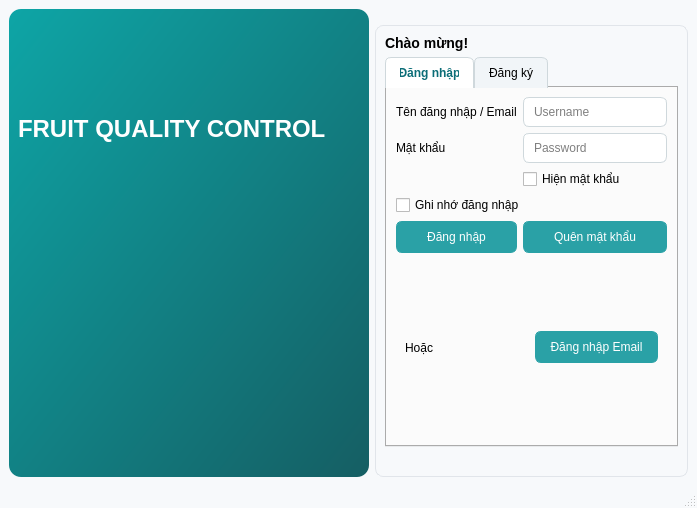
<?xml version="1.0" encoding="UTF-8"?>
<ui version="4.0">
 <class>MainWindow_LoginSignUp</class>
 <widget class="QMainWindow" name="MainWindow_LoginSignUp">
  <property name="geometry">
   <rect>
    <x>0</x>
    <y>0</y>
    <width>697</width>
    <height>508</height>
   </rect>
  </property>
  <property name="windowTitle">
   <string>Fruit ML - Authentication</string>
  </property>
  <property name="styleSheet">
   <string>
    * { font-family: &quot;Segoe UI&quot;; }
    QMainWindow { background: #f7f9fb; }
    QGroupBox { border: 1px solid #e1e5ea; border-radius: 8px; margin-top: 16px; }
    QGroupBox::title { subcontrol-origin: margin; subcontrol-position: top left; padding: 4px 8px; color: #0b6d77; font-weight: 600; }
    QPushButton { padding: 8px 14px; border-radius: 6px; border: 1px solid #2aa1a6; background: #2aa1a6; color: white; }
    QPushButton:hover { background: #238a8f; }
    QPushButton#btnLogout { background: #f44336; border-color: #f44336; }
    QLineEdit, QComboBox, QDateEdit, QTextEdit { border: 1px solid #cfd8dc; border-radius: 6px; padding: 6px 8px; background: white; }
    QTabBar::tab { padding: 8px 14px; border: 1px solid #cfd8dc; border-bottom: none; background: #f1f5f8; border-top-left-radius: 6px; border-top-right-radius: 6px; }
    QTabBar::tab:selected { background: white; color: #0b6d77; font-weight: 600; }
    QHeaderView::section { background:#e9f2f3; padding: 6px; border: none; border-right:1px solid #d7e3e4; }
    QTableView { gridline-color:#e3ecee; selection-background-color:#b2ebf2; selection-color:#003b40; }
    </string>
  </property>
  <widget class="QWidget" name="centralwidget">
   <layout class="QHBoxLayout" name="hlRoot">
    <item>
     <widget class="QFrame" name="frameHero">
      <property name="minimumSize">
       <size>
        <width>360</width>
        <height>0</height>
       </size>
      </property>
      <property name="styleSheet">
       <string>
    QFrame#frameHero { background: qlineargradient(x1:0,y1:0,x2:1,y2:1, stop:0 #0ea5a6, stop:1 #155e63); color:white; border-radius:12px; }
    QLabel#lblHeroTitle { font-size: 24px; font-weight: 700; color: white; }
    QLabel#lblHeroSubtitle { font-size: 12px; color: rgba(255,255,255,0.85); }
    </string>
      </property>
      <layout class="QVBoxLayout" name="vlHero">
       <item>
        <widget class="QLabel" name="lblHeroTitle">
         <property name="text">
          <string>FRUIT QUALITY CONTROL</string>
         </property>
        </widget>
       </item>
       <item>
        <widget class="QLabel" name="lblHeroSubtitle">
         <property name="maximumSize">
          <size>
           <width>340</width>
           <height>400</height>
          </size>
         </property>
         <property name="text">
          <string/>
         </property>
         <property name="pixmap">
          <pixmap>../../../Downloads/apple.png</pixmap>
         </property>
         <property name="scaledContents">
          <bool>true</bool>
         </property>
        </widget>
       </item>
      </layout>
     </widget>
    </item>
    <item>
     <widget class="QGroupBox" name="groupBoxAuth">
      <layout class="QVBoxLayout" name="vlAuth">
       <item>
        <widget class="QLabel" name="lblWelcome">
         <property name="text">
          <string>&lt;h3&gt;Chào mừng!&lt;/h3&gt;</string>
         </property>
        </widget>
       </item>
       <item>
        <widget class="QTabWidget" name="tabAuth">
         <property name="currentIndex">
          <number>0</number>
         </property>
         <widget class="QWidget" name="tabLogin">
          <attribute name="title">
           <string>Đăng nhập</string>
          </attribute>
          <layout class="QGridLayout" name="gridLogin">
           <item row="0" column="0">
            <widget class="QLabel" name="lblLoginUser">
             <property name="text">
              <string>Tên đăng nhập / Email</string>
             </property>
            </widget>
           </item>
           <item row="1" column="1">
            <widget class="QLineEdit" name="txtLoginPass">
             <property name="focusPolicy">
              <enum>Qt::StrongFocus</enum>
             </property>
             <property name="echoMode">
              <enum>QLineEdit::Password</enum>
             </property>
             <property name="placeholderText">
              <string>Password</string>
             </property>
            </widget>
           </item>
           <item row="2" column="1">
            <widget class="QCheckBox" name="chkShowPassLogin">
             <property name="text">
              <string>Hiện mật khẩu</string>
             </property>
            </widget>
           </item>
           <item row="0" column="1">
            <widget class="QLineEdit" name="txtLoginUser">
             <property name="placeholderText">
              <string>Username</string>
             </property>
            </widget>
           </item>
           <item row="1" column="0">
            <widget class="QLabel" name="lblLoginPass">
             <property name="text">
              <string>Mật khẩu</string>
             </property>
            </widget>
           </item>
           <item row="4" column="0">
            <widget class="QPushButton" name="btnLogin">
             <property name="text">
              <string>Đăng nhập</string>
             </property>
            </widget>
           </item>
           <item row="4" column="1">
            <widget class="QPushButton" name="btnForgot">
             <property name="text">
              <string>Quên mật khẩu</string>
             </property>
             <property name="flat">
              <bool>true</bool>
             </property>
            </widget>
           </item>
           <item row="3" column="0" colspan="2">
            <widget class="QCheckBox" name="chkRemember">
             <property name="text">
              <string>Ghi nhớ đăng nhập</string>
             </property>
            </widget>
           </item>
           <item row="5" column="0" colspan="2">
            <widget class="QFrame" name="frameSSO">
             <property name="frameShape">
              <enum>QFrame::NoFrame</enum>
             </property>
             <layout class="QHBoxLayout" name="hlSSO">
              <item>
               <widget class="QLabel" name="lblOr">
                <property name="text">
                 <string>Hoặc</string>
                </property>
               </widget>
              </item>
              <item>
               <widget class="QPushButton" name="btnGoogle">
                <property name="text">
                 <string>Đăng nhập Email</string>
                </property>
               </widget>
              </item>
             </layout>
            </widget>
           </item>
          </layout>
         </widget>
         <widget class="QWidget" name="tabSignup">
          <attribute name="title">
           <string>Đăng ký</string>
          </attribute>
          <layout class="QGridLayout" name="gridSignup">
           <item row="0" column="0">
            <widget class="QLabel" name="lblSUUser">
             <property name="text">
              <string>Tên đăng nhập</string>
             </property>
            </widget>
           </item>
           <item row="0" column="1">
            <widget class="QLineEdit" name="txtSUUser">
             <property name="placeholderText">
              <string>New username</string>
             </property>
            </widget>
           </item>
           <item row="1" column="0">
            <widget class="QLabel" name="lblSUEmail">
             <property name="text">
              <string>Email</string>
             </property>
            </widget>
           </item>
           <item row="1" column="1">
            <widget class="QLineEdit" name="txtSUEmail">
             <property name="placeholderText">
              <string>Email</string>
             </property>
            </widget>
           </item>
           <item row="2" column="0">
            <widget class="QLabel" name="lblSUPass">
             <property name="text">
              <string>Mật khẩu</string>
             </property>
            </widget>
           </item>
           <item row="2" column="1">
            <widget class="QLineEdit" name="txtSUPass">
             <property name="echoMode">
              <enum>QLineEdit::Password</enum>
             </property>
             <property name="placeholderText">
              <string>Password</string>
             </property>
            </widget>
           </item>
           <item row="3" column="0">
            <widget class="QLabel" name="lblSUConfirm">
             <property name="text">
              <string>Nhập lại mật khẩu</string>
             </property>
            </widget>
           </item>
           <item row="3" column="1">
            <widget class="QLineEdit" name="txtSUConfirm">
             <property name="echoMode">
              <enum>QLineEdit::Password</enum>
             </property>
             <property name="placeholderText">
              <string>Confirm password</string>
             </property>
            </widget>
           </item>
           <item row="4" column="1">
            <widget class="QCheckBox" name="chkShowPassSignup">
             <property name="text">
              <string>Hiện mật khẩu</string>
             </property>
            </widget>
           </item>
           <item row="5" column="0" colspan="2">
            <widget class="QPushButton" name="btnSignup">
             <property name="text">
              <string>Đăng ký</string>
             </property>
            </widget>
           </item>
          </layout>
         </widget>
        </widget>
       </item>
       <item>
        <widget class="QLabel" name="lblAuthStatus">
         <property name="text">
          <string/>
         </property>
         <property name="alignment">
          <set>Qt::AlignCenter</set>
         </property>
        </widget>
       </item>
      </layout>
      <zorder>tabAuth</zorder>
      <zorder>lblWelcome</zorder>
      <zorder>lblAuthStatus</zorder>
     </widget>
    </item>
   </layout>
  </widget>
  <widget class="QStatusBar" name="statusbar"/>
 </widget>
 <resources/>
 <connections/>
</ui>
